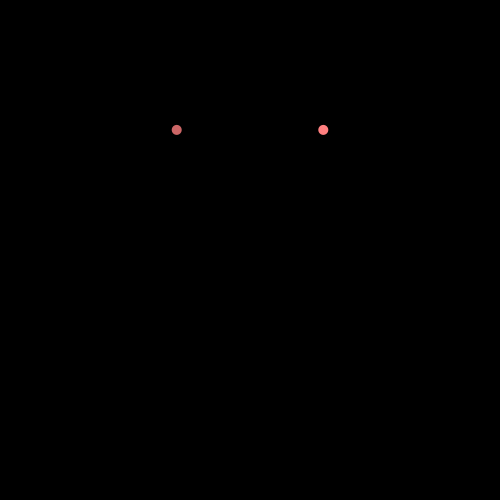
Frame 1 (no input)
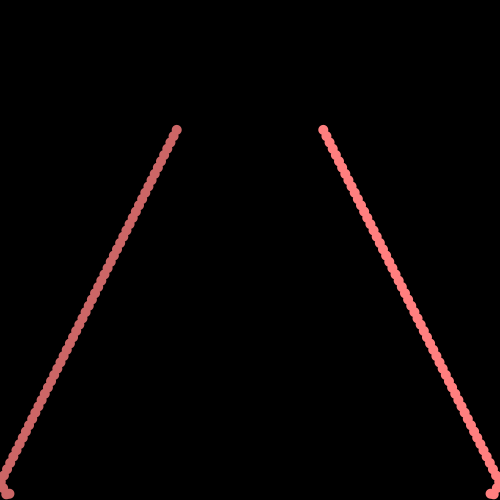
Frame 60 (the mouse pressed at the canvas centre just before this capture)
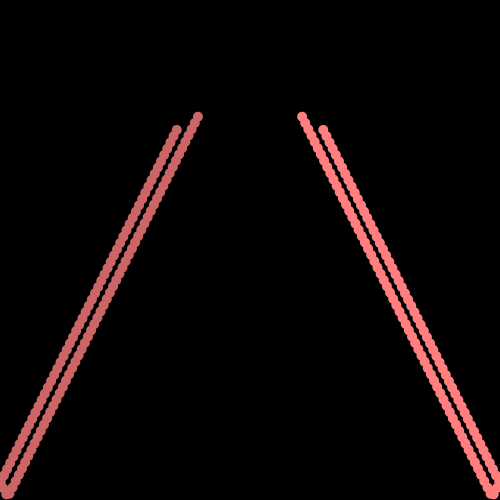
Frame 120 (the mouse held since frame 60 and released just before this capture)

The Processing sketch that drew these frames (run headless with seeded random() and noise(); from frame 60 on, the mouse is pressed at the canvas centre):

// Processing sketch: bouncingcirclehueshift
// ── bouncingcirclehueshift.pde
PVector pos;
PVector vel;

void setup(){
  colorMode(HSB,100);
  size(500, 500);
  background(0);
  pos = new PVector(random(0,width), random(0,height));
  //float unifVel = 0.01;
  //vel = new PVector(unifVel, -unifVel);
  //vel = new PVector(0.01, 0.02);
  //vel = new PVector(0.01, 0.04);
  //vel = new PVector(0.005, 0.04);
  noiseDetail(3,1.0);
  vel = new PVector(PI*0.005, TAU*0.005);
  frameRate(240);
}

public PVector futurePos() {
  float futureX = pos.x + vel.x*200.0;
  float futureY = pos.y + vel.y*200.0;
  return new PVector(futureX, futureY);
}

void draw() {
  float elapsed = millis();
  noStroke();
  int hue = floor(abs(sin(elapsed/100000.0))*100.0);
  fill(color(hue,50,100));
  ellipse(pos.x,pos.y,10,10);
  fill(color(hue,50,80));
  ellipse(width -pos.x,pos.y,10,10);
  
  
  if(futurePos().x < 0 || futurePos().x > width)
  {
    if(futurePos().x < 0)
    {
      pos.x = 0;
    }
    else
    {
      pos.x = width;
    }
    vel.x = -vel.x;
  }
  if(futurePos().y < 0 || futurePos().y > height)
  {
    if(futurePos().y < 0)
    {
      pos.y = 0;
    }
    else
    {
      pos.y = height;
    }
    vel.y = -vel.y;
  }
  
  pos = futurePos();
}
